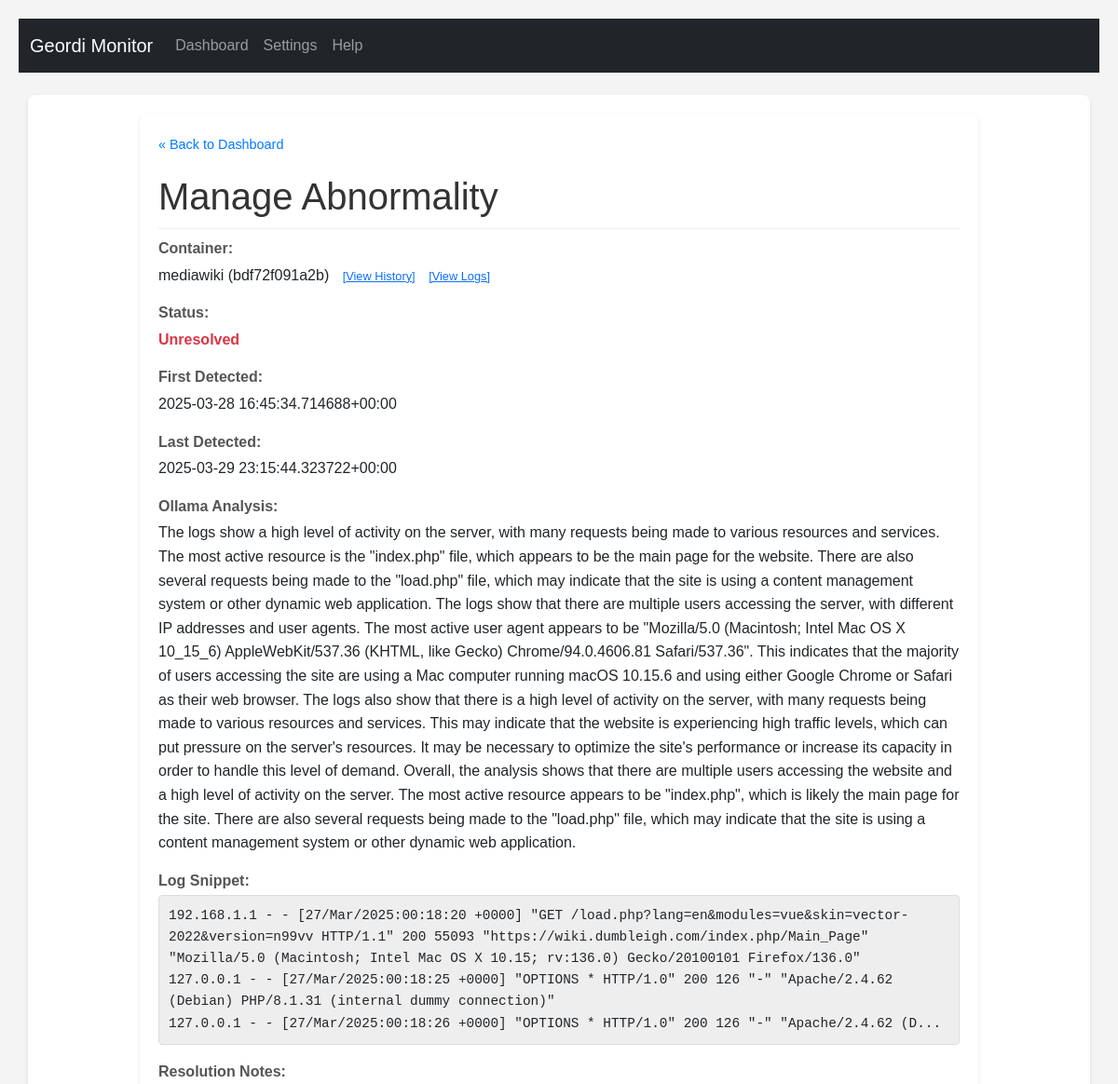
The page /manage/6 (upper part) on the database as committed earlier.
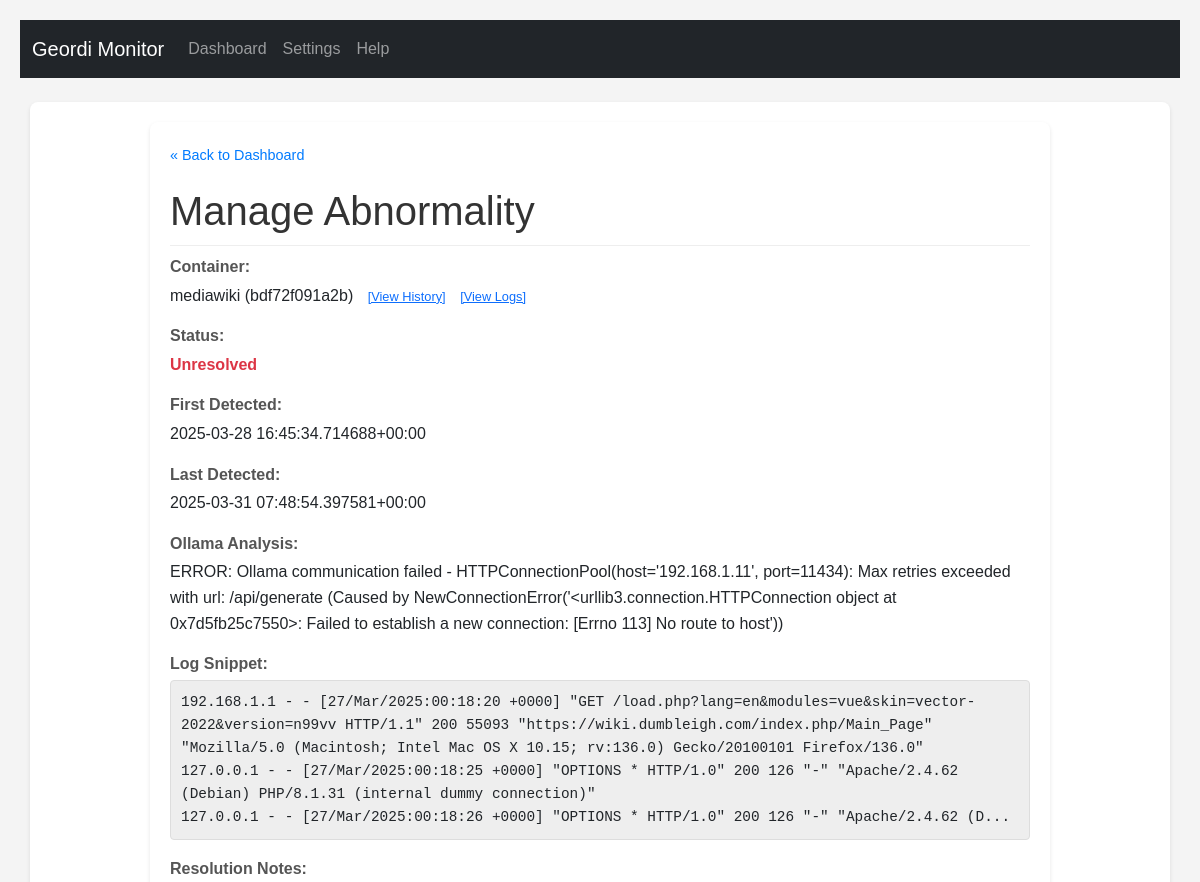
The same page on the database as committed later.
### tables this page shows
CREATE TABLE abnormalities (
                id INTEGER PRIMARY KEY AUTOINCREMENT,
                container_name TEXT NOT NULL,
                container_id TEXT NOT NULL,
                log_snippet TEXT NOT NULL,
                ollama_analysis TEXT,
                first_detected_timestamp TEXT,
                last_detected_timestamp TEXT,
                status TEXT DEFAULT 'unresolved',
                resolution_notes TEXT,
                UNIQUE(container_id, log_snippet)
            );

### routes/ui_routes.py (the view, shortened to what this page needs)
@ui_bp.route('/manage/<int:abnormality_id>', methods=['GET', 'POST'])
def manage_abnormality(abnormality_id):
    abnormality = db.get_abnormality_by_id(abnormality_id)
    if not abnormality:
        flash(f'Abnormality ID {abnormality_id} not found.', 'error')
        return redirect(url_for('ui.index')) # Use blueprint prefix
    current_color_settings = {}
    try:
        with current_app.settings_lock:
             app_settings_local = getattr(current_app, 'app_settings', {})
             current_color_settings = {k: v for k, v in app_settings_local.items() if k.startswith('color_')}
        return render_template('manage.html', abnormality=abnormality, color_settings=current_color_settings)
    except AttributeError as e:
        logging.exception(f"Failed to access shared state via current_app attribute in manage route! Missing attribute: {e}")
        flash(f"Error: Application state attribute not found ({e}). Check logs.", "error")
        return redirect(url_for('ui.index'))
    except Exception as e:
        logging.exception(f"Unexpected error in manage route processing: {e}")
        flash(f"Error: An unexpected error occurred loading manage page ({e}). Check logs.", "error")
        return redirect(url_for('ui.index'))

### db.py (called while the page is built)
def _parse_iso_datetime(iso_string):
    if not iso_string: return None
    try:
        if 'Z' in iso_string:
             dt = datetime.datetime.fromisoformat(iso_string.replace('Z', '+00:00'))
        elif '+' in iso_string or '-' in iso_string[10:]: # Check for timezone offset
             dt = datetime.datetime.fromisoformat(iso_string)
        else:
             dt = datetime.datetime.fromisoformat(iso_string).replace(tzinfo=timezone.utc)
        return dt.astimezone(timezone.utc) # Ensure it's always UTC
    except (ValueError, TypeError) as e:
        logging.warning(f"Could not parse ISO timestamp '{iso_string}': {e}. Returning as string.")
        return iso_string

def get_db():
    try:
        os.makedirs(DATABASE_DIR, exist_ok=True)
    except OSError as e:
        logging.error(f"Could not create database directory {DATABASE_DIR}: {e}")
    conn = sqlite3.connect(DATABASE, detect_types=sqlite3.PARSE_DECLTYPES | sqlite3.PARSE_COLNAMES)
    conn.row_factory = sqlite3.Row
    return conn

### templates/manage.html (shortened to what this page needs)
{% extends "base.html" %}
{% block content %}
    <div class="manage-container">
        <a href="{{ url_for('ui.index') }}" class="back-link">« Back to Dashboard</a>
        <h1>Manage Abnormality</h1>
        {% if abnormality %}
            <div class="detail-item">
                <strong>Container:</strong> {{ abnormality.container_name }} ({{ abnormality.container_id[:12] }})
                <a href="{{ url_for('ui.container_history', container_id=abnormality.container_id) }}" style="font-size: 0.8em; margin-left: 10px;">[View History]</a>
                <a href="{{ url_for('ui.view_logs', container_id=abnormality.container_id) }}" style="font-size: 0.8em; margin-left: 10px;">[View Logs]</a>
            </div>
            <div class="detail-item">
                <strong>Status:</strong> <span class="status-{{ abnormality.status }}">{{ abnormality.status | replace('_', ' ') | title }}</span>
            </div>
             <div class="detail-item">
                 <strong>First Detected:</strong>
                 {{ abnormality.first_detected_timestamp.astimezone(timezone_obj).strftime('%Y-%m-%d %H:%M:%S %Z') if abnormality.first_detected_timestamp and timezone_obj and abnormality.first_detected_timestamp is instance(datetime) else abnormality.first_detected_timestamp or 'N/A' }}
             </div>
             <div class="detail-item">
                 <strong>Last Detected:</strong>
                 {{ abnormality.last_detected_timestamp.astimezone(timezone_obj).strftime('%Y-%m-%d %H:%M:%S %Z') if abnormality.last_detected_timestamp and timezone_obj and abnormality.last_detected_timestamp is instance(datetime) else abnormality.last_detected_timestamp or 'N/A' }}
            </div>
             <div class="detail-item">
                <strong>Ollama Analysis:</strong> {{ abnormality.ollama_analysis }}
            </div>
            <div class="detail-item">
                <strong>Log Snippet:</strong> <pre>{{ abnormality.log_snippet }}</pre>
            </div>
             <div class="detail-item">
                <strong>Resolution Notes:</strong>
            </div>
        {% else %}
            <p>Abnormality details not found.</p>
        {% endif %}
    </div>
{% endblock %}

Rows that differ between the two databases and show on the page:
changed abnormalities "mediawiki": ollama_analysis "The logs show a high level of activity on the server, with many requests being made to various resources and services. The most active resource is the \"index.php\" file, which appears to be the main page for the website. There are also several requests being made to the \"load.php\" file, which may indicate that the site is using a content management system or other dynamic web application. The logs show that there are multiple users accessing the server, with different IP addresses and user agents. The most active user agent appears to be \"Mozilla/5.0 (Macintosh; Intel Mac OS X 10_15_6) AppleWebKit/537.36 (KHTML, like Gecko) Chrome/94.0.4606.81 Safari/537.36\". This indicates that the majority…" → "ERROR: Ollama communication failed - HTTPConnectionPool(host='192.168.1.11', port=11434): Max retries exceeded with url: /api/generate (Caused by NewConnectionError('<urllib3.connection.HTTPConnection object at 0x7d5fb25c7550>: Failed to establish a new connection: [Errno 113] No route to host'))"
Other text that changed with them:
text no longer shown: "2025-03-29 23:15:44.323722+00:00"
text now shown: "2025-03-31 07:48:54.397581+00:00"
